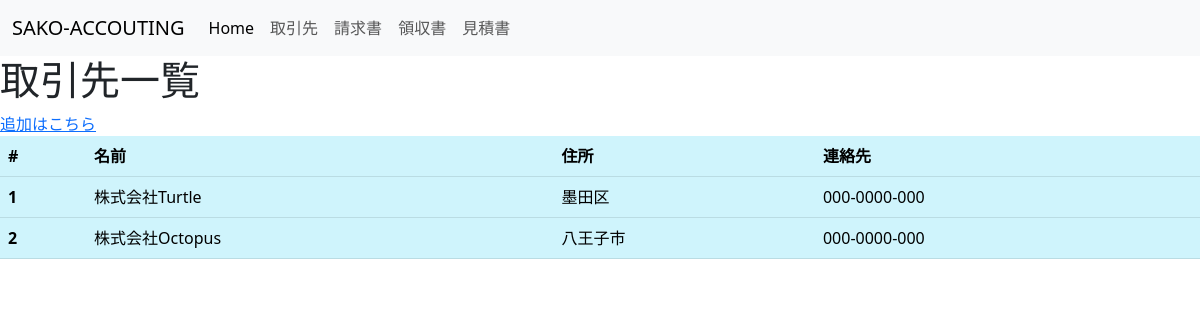
/business_partner, run on an earlier commit of the app's database.
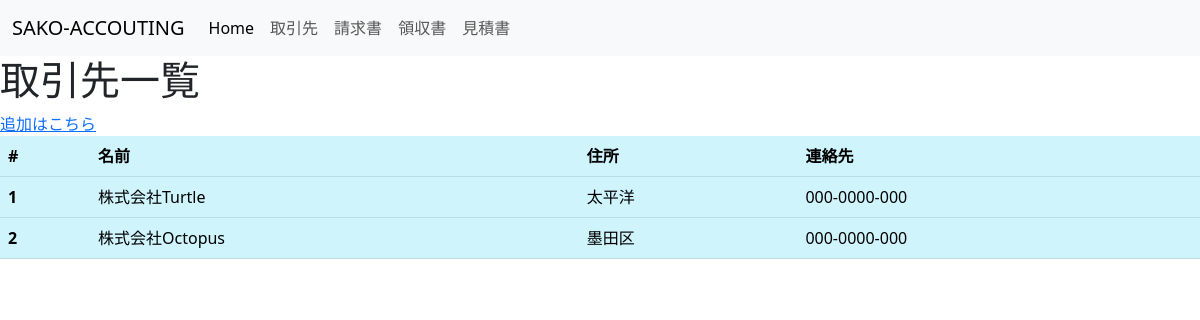
And on a later commit of the database.
### datebase.py (models this page shows)
class BusinessPartner(Model):
    name = CharField()
    address = CharField()
    contact = CharField()
    remarks = CharField()
    class Meta:
        database = db # This model uses the "people.db" database.

### main.py (the view)
@app.route("/business_partner")
def business_partner():
  business_partners = BusinessPartner.select()
  return render_template("business_partner.html", business_partners = business_partners)

### templates/business_partner.html (shortened to what this page needs)
<!DOCTYPE html>
<html lang="en">
<head>
  <link href="https://cdn.jsdelivr.net/npm/bootstrap@5.3.0/dist/css/bootstrap.min.css" rel="stylesheet">
</head>
<body>
  <nav class="navbar navbar-expand-lg bg-body-tertiary">
    <div class="container-fluid">
      <a class="navbar-brand" href="#">SAKO-ACCOUTING</a>
      <div class="collapse navbar-collapse" id="navbarSupportedContent">
        <ul class="navbar-nav me-auto mb-2 mb-lg-0">
          <li class="nav-item">
            <a class="nav-link active" aria-current="page" href="/top">Home</a>
          </li>
          <li class="nav-item">
            <a class="nav-link" href="/business_partner">取引先</a>
          </li>
          <li class="nav-item">
            <a class="nav-link" href="/claim">請求書</a>
          </li>
          <li class="nav-item">
            <a class="nav-link" href="/receipt">領収書</a>
          </li>
          <li class="nav-item">
            <a class="nav-link" href="/quotation">見積書</a>
          </li>
        </ul>
      </div>
    </div>
  </nav>
  <h1>取引先一覧</h1>
  <a href="/business_partner_create"">
    追加はこちら
  </a>
  <table class="table table-info">
    <thead>
      <tr>
        <th scope="col">#</th>
        <th scope="col">名前</th>
        <th scope="col">住所</th>
        <th scope="col">連絡先</th>
      </tr>
    </thead>
    <tbody>
      {% for business_partner in business_partners %}
      <tr>
        <th scope="row">{{business_partner.id}}</th>
        <td>{{ business_partner.name }}</td>
        <td>{{ business_partner.address }}</td>
        <td>{{ business_partner.contact }}</td>
      </tr>
      {% endfor %}
    </tbody>
  </table>
</body>
</html>

What changed in the data, as far as the page shows it:
changed BusinessPartner "株式会社Turtle": address "墨田区" → "太平洋"
changed BusinessPartner "株式会社Octopus": address "八王子市" → "墨田区"
